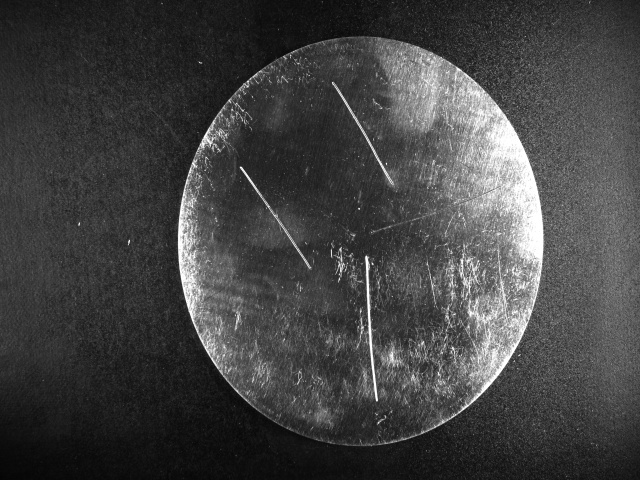
#> input picture dataset/isdd-dataset-voc/images/ca_shang20.jpg, 640 x 480 px
$ python convertImagetoblobIn.py
#> lines starting #> are read from the running program, lines starting #| are printed output that depends on the picture
import cv2
import numpy as np


def image_to_npy(
    image_path,
    output_npy_path,
    input_mean=(0.485, 0.456, 0.406),
    input_std=(0.229, 0.224, 0.225),
):
    """
    将图像转换为 1x3x416x416 的 float32 NPY 数据

    处理流程与如下 OpenCV C++ 代码一致：

        resize -> BGR2RGB -> float32/255
        -> (x - mean) / std
        -> HWC 转 CHW
        -> 增加 batch 维度

    参数:
        image_path: 输入图像路径
        output_npy_path: 输出 npy 路径
        input_mean: 归一化均值
        input_std: 归一化标准差
    """
#> called with output_npy_path = 'raw_pic_blob.npy', input_mean = (0.485, 0.456, 0.406), input_std = (0.229, 0.224, 0.225)

    # 读取图像 (BGR)
    input_image = cv2.imread(image_path)
#> input_image is the input picture: shape (480, 640, 3); min 4, max 255, mean 67.1
    if input_image is None:
        raise ValueError(f"无法读取图像: {image_path}")

    # resize 到 416x416
    resized_image = cv2.resize(
        input_image,
        (416, 416),
        interpolation=cv2.INTER_CUBIC
    )
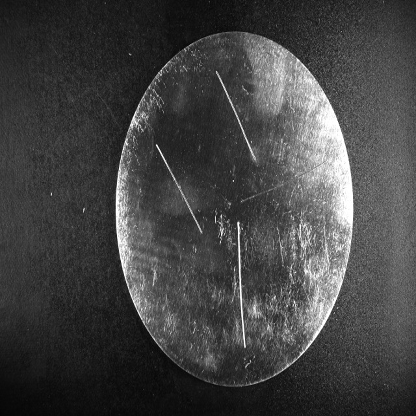
#> resized_image: shape (416, 416, 3); min 3, max 255, mean 67.1

    # BGR -> RGB
    rgb_image = cv2.cvtColor(
        resized_image,
        cv2.COLOR_BGR2RGB
    )

    # 转 float32 并归一化到 [0, 1]
    rgb_float = rgb_image.astype(np.float32) / 255.0

    # mean/std
    mean = np.array(input_mean, dtype=np.float32).reshape(1, 1, 3)
    std = np.array(input_std, dtype=np.float32).reshape(1, 1, 3)

    normalized = (rgb_float - mean) / std

    # HWC -> CHW
    chw = np.transpose(normalized, (2, 0, 1))

    # 增加 batch 维度: 1x3x416x416
    nchw = np.expand_dims(chw, axis=0).astype(np.float32)

    print("输出 shape:", nchw.shape)
#| 输出 shape: (1, 3, 416, 416)
    print("输出 dtype:", nchw.dtype)
#| 输出 dtype: float32

    # 保存 npy
    np.save(output_npy_path, nchw)

    print(f"已保存到: {output_npy_path}")


if __name__ == "__main__":
    image_to_npy(
        image_path="dataset/isdd-dataset-voc/images/ca_shang20.jpg",
        output_npy_path="raw_pic_blob.npy",
        input_mean= (123.675/255.0, 116.28/255.0, 103.53/255.0),
        input_std= (58.395/255.0, 57.12/255.0, 57.375/255.0),
    )

$ run again, with dataset/isdd-dataset-voc/images/ca_shang11.jpg copied over dataset/isdd-dataset-voc/images/ca_shang20.jpg
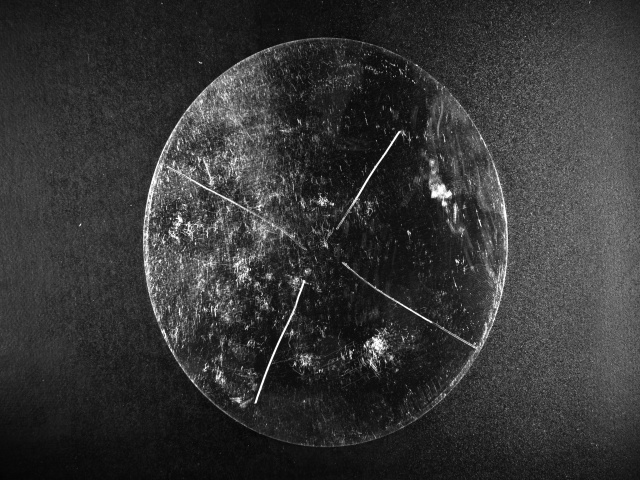
#> input picture dataset/isdd-dataset-voc/images/ca_shang11.jpg, 640 x 480 px
#> in image_to_npy, input_image is the input picture: shape (480, 640, 3); min 4, max 255, mean 53.9
#> in image_to_npy, `resized_image = cv2.resize( input_image, (416, 416), interpolation=cv2..`:
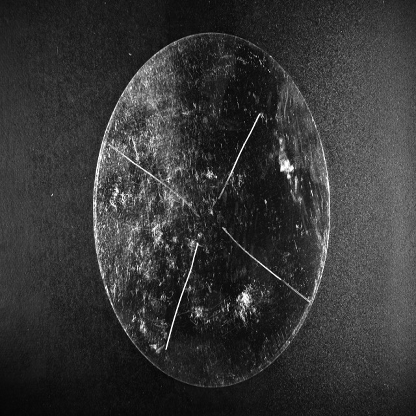
#> resized_image: shape (416, 416, 3); min 0, max 255, mean 53.9
#| 输出 shape: (1, 3, 416, 416)
#| 输出 dtype: float32

$ run again, with dataset/isdd-dataset-voc/images/ca_shang12.jpg copied over dataset/isdd-dataset-voc/images/ca_shang20.jpg
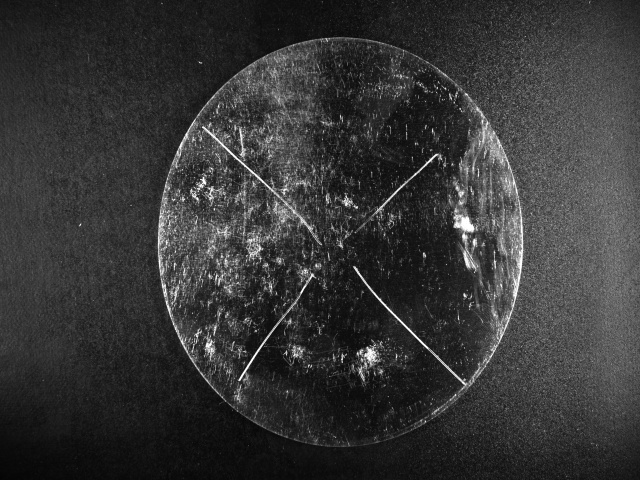
#> input picture dataset/isdd-dataset-voc/images/ca_shang12.jpg, 640 x 480 px
#> in image_to_npy, input_image is the input picture: shape (480, 640, 3); min 4, max 255, mean 54.3
#> in image_to_npy, `resized_image = cv2.resize( input_image, (416, 416), interpolation=cv2..`:
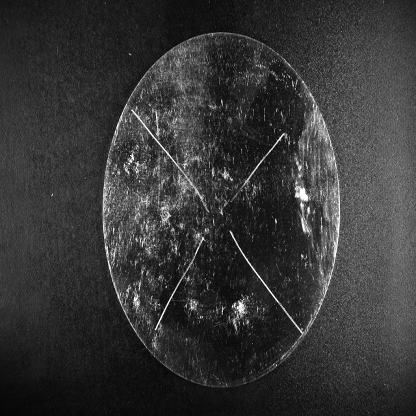
#> resized_image: shape (416, 416, 3); min 0, max 255, mean 54.3
#| 输出 shape: (1, 3, 416, 416)
#| 输出 dtype: float32

$ run again, with dataset/isdd-dataset-voc/images/ca_shang13.jpg copied over dataset/isdd-dataset-voc/images/ca_shang20.jpg
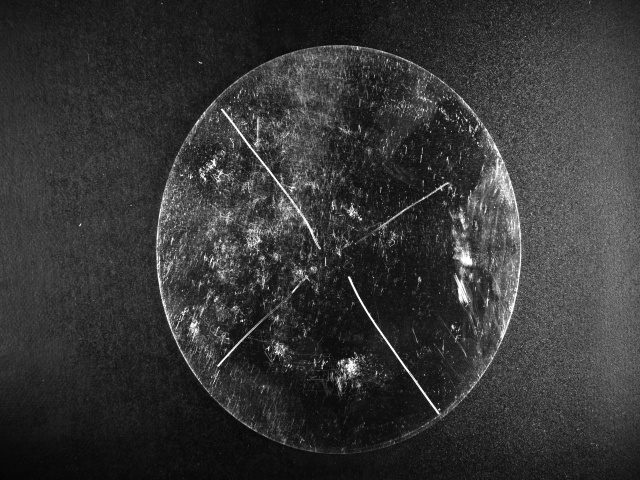
#> input picture dataset/isdd-dataset-voc/images/ca_shang13.jpg, 640 x 480 px
#> in image_to_npy, input_image is the input picture: shape (480, 640, 3); min 4, max 255, mean 54.1
#> in image_to_npy, `resized_image = cv2.resize( input_image, (416, 416), interpolation=cv2..`:
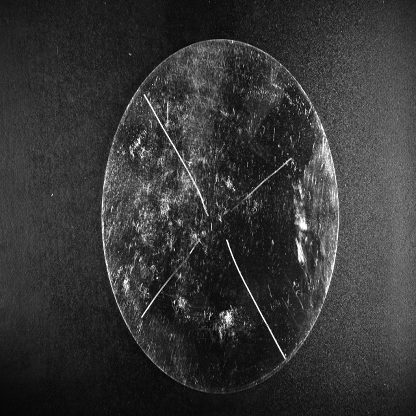
#> resized_image: shape (416, 416, 3); min 0, max 255, mean 54.1
#| 输出 shape: (1, 3, 416, 416)
#| 输出 dtype: float32
